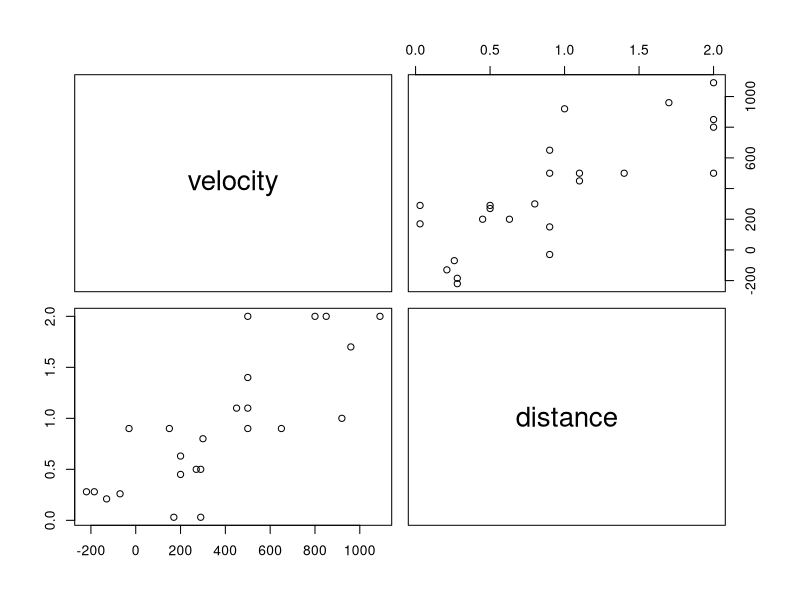
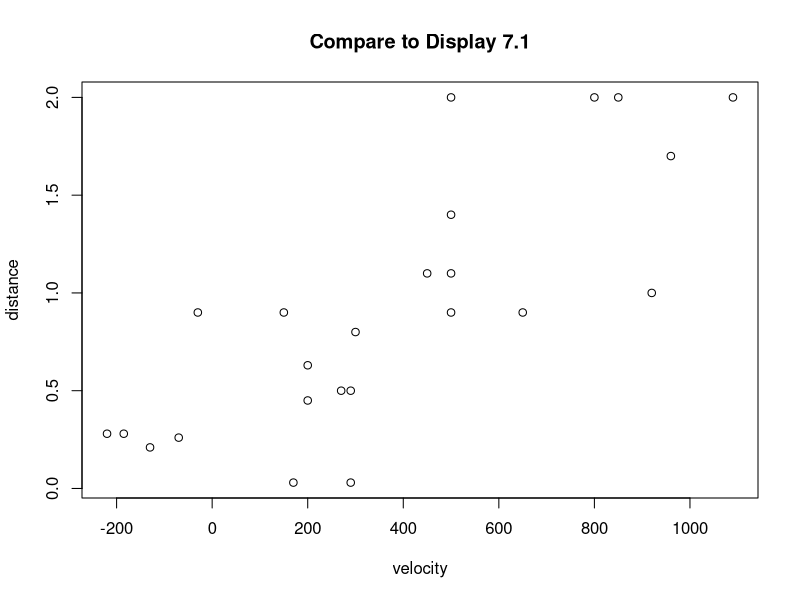
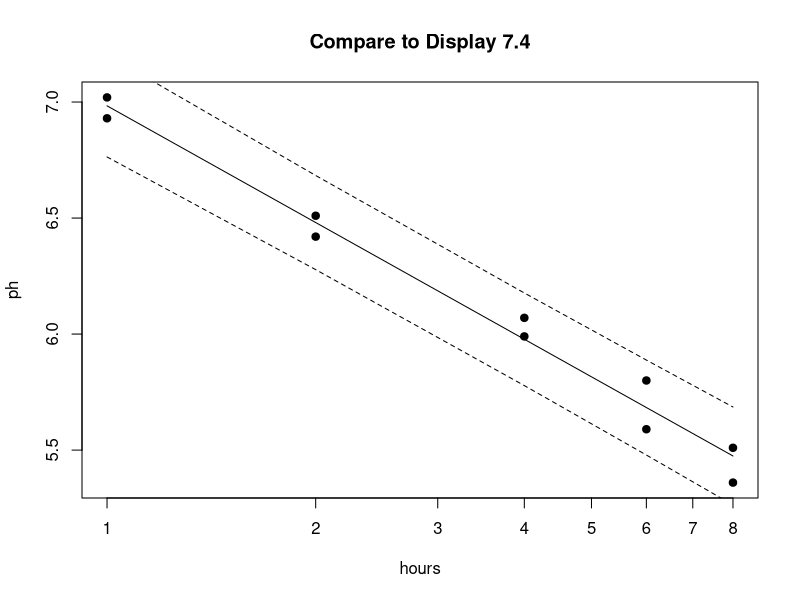

Recreate these plots in R, in order. (Note: this script raises an error after producing the figures.)
setwd("U:\\401A\\sleuth3csv") # or whever your data are

#######################################################
# Chapter 7                                         
#######################################################

bigbang = read.csv("case0701.csv")
names(bigbang) = tolower(names(bigbang))
summary(bigbang) 
pairs(bigbang)

plot(distance~velocity, bigbang, main='Compare to Display 7.1')

carcass = read.csv("case0702.csv")
names(carcass) = tolower(names(carcass))
names(carcass)[1] = "hours"

carcass # Compare to Display 7.3

mod = lm(ph~log(hours),carcass)
plot(ph~hours,carcass, log='x', main="Compare to Display 7.4", pch=19)
pred = predict(mod, interval="prediction")
lines(carcass$hours,pred[,1])
lines(carcass$hours,pred[,2], lty=2)
lines(carcass$hours,pred[,3], lty=2)



mod = lm(distance~velocity, bigbang)
summary(mod) # Compare to Display 7.9
bigbang$fit = predict(mod)
bigbang$res = residual(mod)
bigbang # Compare to Display 7.8

plot(distance~velocity, bigbang)
abline(mod, col="red")

# centered explanatory variable regression
bigbang$centered = bigbang$velocity-mean(bigbang$velocity)
bigbang
mod2 = lm(distance~centered, bigbang)
summary(mod2)

# Compare to Display 7.10 and 7.12
predict(mod2, interval="confidence")      # confidence interval for the mean
predict(mod2, interval="prediction")      # prediction interval for new data points

plot(residuals(mod2)~fitted(mod2))        # manual diagnostic plot
par(mfrow=c(2,3))
plot(mod2, 1:6, ask=F)                    # automatic diagnostic plot




cor(bigbang$velocity,bigbang$distance)
